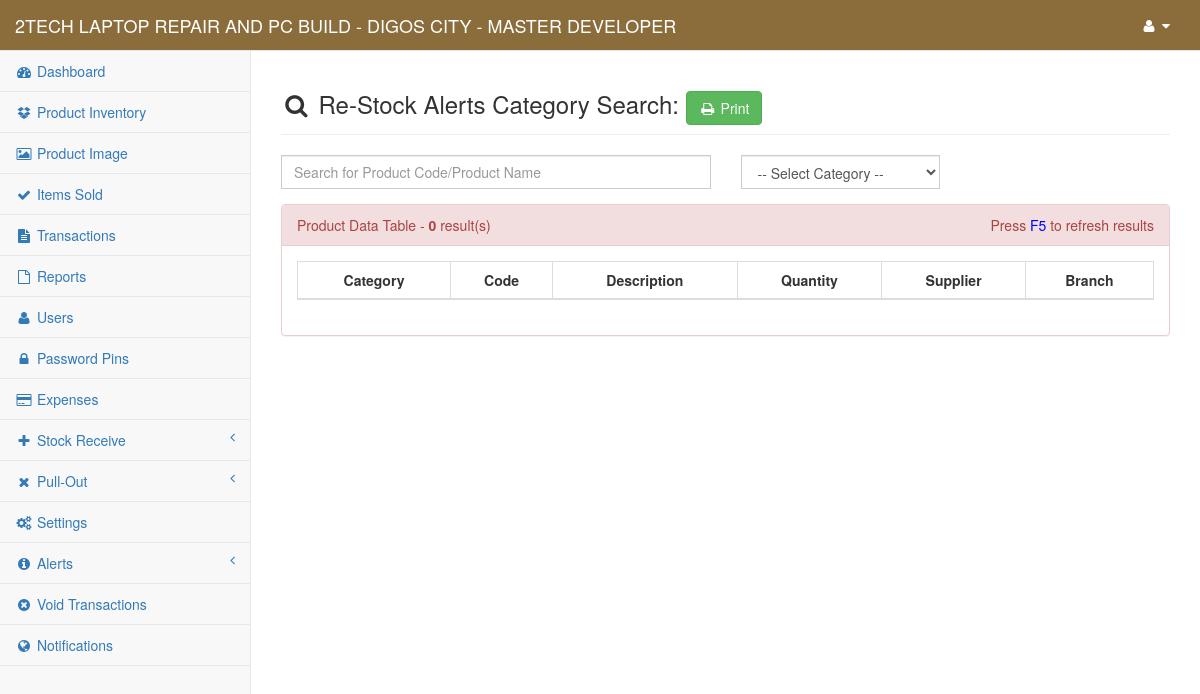
The app's page /content/admin/search_restock_alerts_cat.php (signed in) with its own data.
### tables this page shows
CREATE TABLE `gy_my_project` (
  `gy_project` int(1) NOT NULL,
  `gy_project_name` text NOT NULL,
  `gy_project_address` text NOT NULL,
  `gy_system_title` text NOT NULL,
  `gy_year_origin` datetime NOT NULL
);

CREATE TABLE `gy_user` (
  `gy_user_id` int(10) NOT NULL,
  `gy_user_code` varchar(8) NOT NULL,
  `gy_full_name` varchar(255) NOT NULL,
  `gy_username` varchar(50) NOT NULL,
  `gy_password` varchar(100) NOT NULL,
  `gy_user_type` int(5) NOT NULL,
  `gy_user_status` int(1) NOT NULL,
  `gy_branch_id` int(11) NOT NULL
);

### conf/my_project.php (called while the page is built, shortened)
<?php
	include 'conn.php';
	$find_my_data=$link->query("SELECT * From `gy_my_project` Where `gy_project`='1'");
	$my_project_detail=$find_my_data->fetch_array();
	$my_project_name = $my_project_detail['gy_project_name'];
?>

### content/admin/session.php (called while the page is built, shortened)
<?php
    $user_id = $_SESSION['fus_user_id'];
    $identify_user=$link->query("Select * From `gy_user` Where `gy_user_id`='$user_id'");
    $row=$identify_user->fetch_array();
    $user_info = $row['gy_full_name'];
?>

### content/admin/search_restock_alerts_cat.php (the view, shortened to what this page needs)
<?php
    include("../../conf/function.php");
    include("session.php");
    include("../../conf/my_project.php");
    $search_text = @$_GET['search_text'];
    if ($search_text == "mrcoffeex_only_space") {
         echo "
            <script>
                window.alert('White Spaces is not allowed!');
                window.location.href = 'restock_alerts'
            </script>
         ";
    }else{
        $my_project_header_title = "Re-Stock Alerts Category Search: ".$search_text;
        $query_one = "Select * From `gy_products` Where `gy_product_cat`='$search_text' AND `gy_product_quantity`<=`gy_product_restock_limit` Order By `gy_product_name` ASC";
        $count_results=$link->query($query_one)->num_rows;
    }
?>
<!DOCTYPE html>
<html lang="en">
    <?php include 'head.php'; ?>
<body>
    <div id="wrapper">
        <?php include 'nav.php'; ?>
        <div id="page-wrapper">
            <div class="row">
                <div class="col-lg-12">
                    <h3 class="page-header"><i class="fa fa-search fa-fw"></i> <?php echo $my_project_header_title; ?> <a href="print_restock_alerts?mode=cat_search&cd=<?php echo $search_text; ?>" onclick="window.open(this.href, 'mywin',
'left=20,top=20,width=1366,height=768,toolbar=1,resizable=0'); return false;"><button type="button" class="btn btn-success" title="click to print restock alerts ..."><i class="fa fa-print fa-fw"></i> Print</button></a></h3>
                </div>
            </div>
            <div class="row">
                <div class="col-md-12">
                    <div class="row">
                        <div class="col-md-6">
                            <div class="form-group">
                                <form method="post" enctype="multipart/form-data" action="redirect_manager">
                                    <input type="text" class="form-control" placeholder="Search for Product Code/Product Name" name="restock_search" style="border-radius: 0px;" autofocus required>
                                </form>
                            </div>
                        </div>
                        <div class="col-md-3">
                            <div class="form-group">
                                <form method="post" id="my_form" enctype="multipart/form-data" action="redirect_manager">
                                    <select class="form-control"  name="restock_search_cat" id="restock_search_cat" style="border-radius: 0px;" required>
                                        <option disabled selected>-- Select Category --</option>
                                    </select>
                                </form>
                            </div>
                        </div>
                    </div>
                    <div class="panel panel-danger">
                        <div class="panel-heading">
                            Product Data Table - <b><?php echo 0+$count_results; ?></b> result(s)
                            <span style="float: right;"> Press <span style="color: blue;">F5</span> to refresh results</span>
                        </div>
                        <div class="panel-body">
                            <div class="table-responsive">
                                <table class="table table-striped table-bordered table-hover">
                                    <thead>
                                        <tr>
                                            <th><center>Category</center></th>
                                            <th><center>Code</center></th>
                                            <th><center>Description</center></th>
                                            <th><center>Quantity</center></th>
                                            <th><center>Supplier</center></th>
                                            <th><center>Branch</center></th>
                                        </tr>
                                    </thead>
                                </table>
                            </div>
                        </div>
                    </div>
                </div>
            </div>
            <div class="row">
                <div class="col-md-12">
                    <div class="text-center">
                    </div>
                 </div>
            </div>
        </div>
    </div>
</body>
</html>

### content/admin/nav.php (shortened to what this page needs)
<nav class="navbar navbar-default navbar-static-top" role="navigation" style="margin-bottom: 0; background-color: #8a6d3b; color: #fff;">
    <div class="navbar-header">
        <a class="navbar-brand" href="index"><span style="text-transform: uppercase; color: #fff;"><?php echo $my_project_name; ?> <?php echo $my_project_title; ?> - <?php echo $user_info ?></span></a>
    </div>
    <div class="full-right">
    <ul class="nav navbar-top-links navbar-right">
        <li class="dropdown">
            <a class="dropdown-toggle" data-toggle="dropdown" id="navi" href="#">
                <i class="fa fa-user fa-fw"></i>  <i class="fa fa-caret-down"></i>
            </a>
        </li>
    </ul>
    </div>
        <?php include("side-panel.php"); ?>
</nav>

### content/admin/nav.php (style rules this page uses)
#navi { color: #fff; }

### records on screen
gy_my_project: gy_project_name "2TECH LAPTOP REPAIR AND PC BUILD - DIGOS CITY"
gy_user: gy_full_name "MASTER DEVELOPER"

### other values on screen
$my_project_header_title "Re-Stock Alerts Category Search:"
0+$count_results "0"
